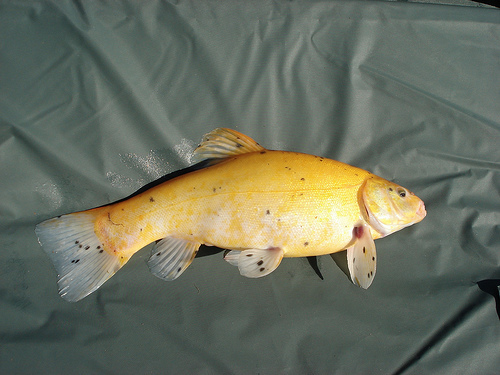
#> input picture imagenet-sample-images/n01440764_tench.JPEG, 500 x 375 px; its folder holds only this picture in this run
$ python resize_images.py
#> lines starting #> are read from the running program, lines starting #| are printed output that depends on the picture
from PIL import Image
import os


def resize_image(image_path, save_path, dims, padding):
    # Open the image
#> called with dims = (256, 256), padding = True
    img = Image.open(image_path)
#> img is the input picture: PIL image 500x375 RGB; mean R, G, B 106.5, 111.3, 94.7

    # Convert to RGB to ensure 3 channels
    img = img.convert('RGB')

    if padding:
        # Find the new size keeping aspect ratio
        img.thumbnail(dims, Image.LANCZOS)
#> img: PIL image 256x192 RGB
        # Create a new background
        new_img = Image.new('RGB', dims, (0, 0, 0))
#> new_img: PIL image 256x256 RGB; every value is 0
        # Paste the resized image onto the center of the background
        paste_x = (dims[0] - img.width) // 2
#> paste_x = 0
        paste_y = (dims[1] - img.height) // 2
#> paste_y = 32
        new_img.paste(img, (paste_x, paste_y))
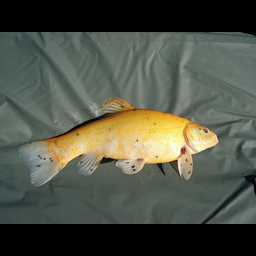
#> new_img: PIL image 256x256 RGB; mean R, G, B 79.9, 83.5, 71

    else:
        # Allow image to be distorted to fill the space
        new_img = img.resize(dims, Image.LANCZOS)

    # Save
    new_img.save(save_path)


in_dir_name = 'imagenet-sample-images'
out_dir_name = 'imagenet-sample-images-resized'
dims = (256, 256)
padding = True

for file_name in os.listdir(in_dir_name):
    image_path = f'{in_dir_name}/{file_name}'
    save_path = f'{out_dir_name}/{file_name}'
    resize_image(image_path, save_path, dims, padding)

$ run again, on imagenet-sample-images/n01737021_water_snake.JPEG
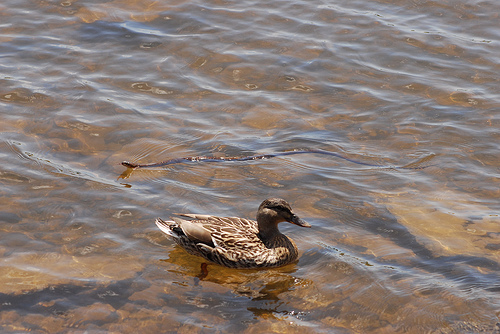
#> input picture imagenet-sample-images/n01737021_water_snake.JPEG, 500 x 334 px
#> in resize_image, img is the input picture: PIL image 500x334 RGB; mean R, G, B 136.1, 122.9, 116.9
#> in resize_image, `img.thumbnail(dims, Image.LANCZOS)`:
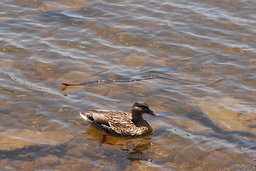
#> img: PIL image 256x171 RGB; mean R, G, B 136.1, 122.9, 116.9
#> in resize_image, `new_img.paste(img, (paste_x, paste_y))`:
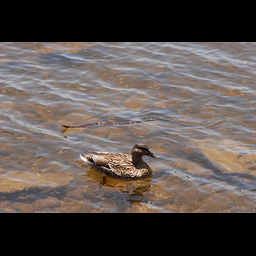
#> new_img: PIL image 256x256 RGB; mean R, G, B 90.9, 82.1, 78.1

$ run again, on imagenet-sample-images/n01739381_vine_snake.JPEG
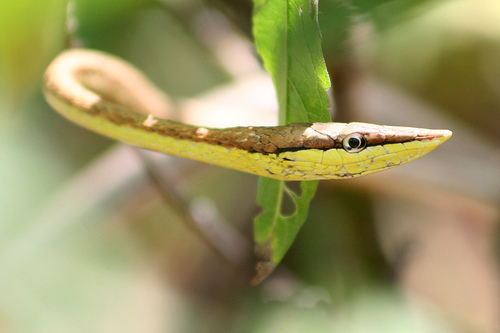
#> input picture imagenet-sample-images/n01739381_vine_snake.JPEG, 500 x 333 px
#> in resize_image, img is the input picture: PIL image 500x333 RGB; mean R, G, B 153, 148, 98.7
#> img: PIL image 256x170 RGB
#> in resize_image, `new_img.paste(img, (paste_x, paste_y))`:
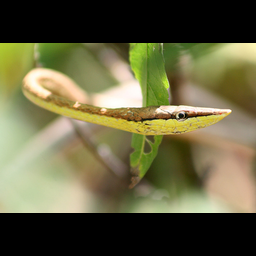
#> new_img: PIL image 256x256 RGB; mean R, G, B 101.6, 98.3, 65.6

$ run again, on imagenet-sample-images/n01748264_Indian_cobra.JPEG
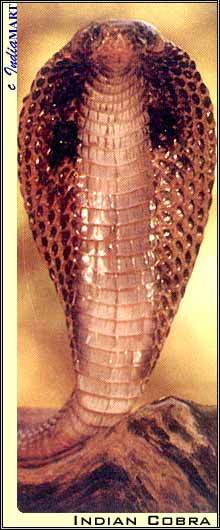
#> input picture imagenet-sample-images/n01748264_Indian_cobra.JPEG, 220 x 530 px
#> in resize_image, img is the input picture: PIL image 220x530 RGB; mean R, G, B 169.9, 119.1, 96.4
#> in resize_image, `img.thumbnail(dims, Image.LANCZOS)`:
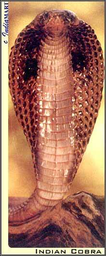
#> img: PIL image 106x256 RGB; mean R, G, B 169.8, 119.1, 96.6
#> in resize_image, `new_img.paste(img, (paste_x, paste_y))`:
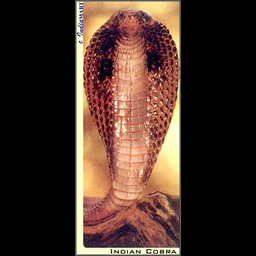
#> new_img: PIL image 256x256 RGB; mean R, G, B 70.3, 49.3, 40

$ run again, on imagenet-sample-images/n01514859_hen.JPEG
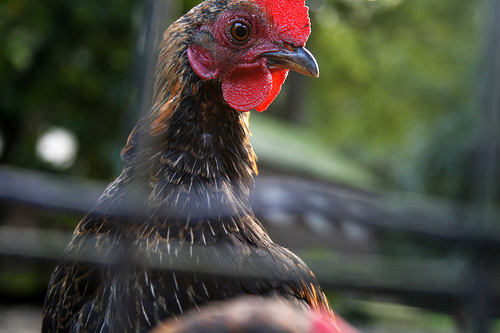
#> input picture imagenet-sample-images/n01514859_hen.JPEG, 500 x 333 px
#> in resize_image, img is the input picture: PIL image 500x333 RGB; mean R, G, B 75, 75.2, 63.8
#> in resize_image, `img.thumbnail(dims, Image.LANCZOS)`:
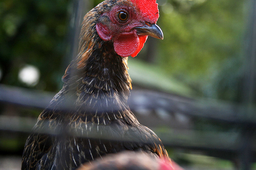
#> img: PIL image 256x170 RGB; mean R, G, B 75, 75.2, 63.8
#> in resize_image, `new_img.paste(img, (paste_x, paste_y))`:
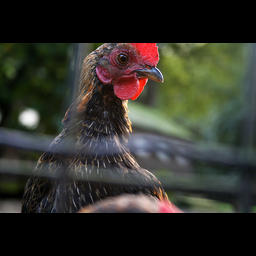
#> new_img: PIL image 256x256 RGB; mean R, G, B 49.8, 49.9, 42.4
